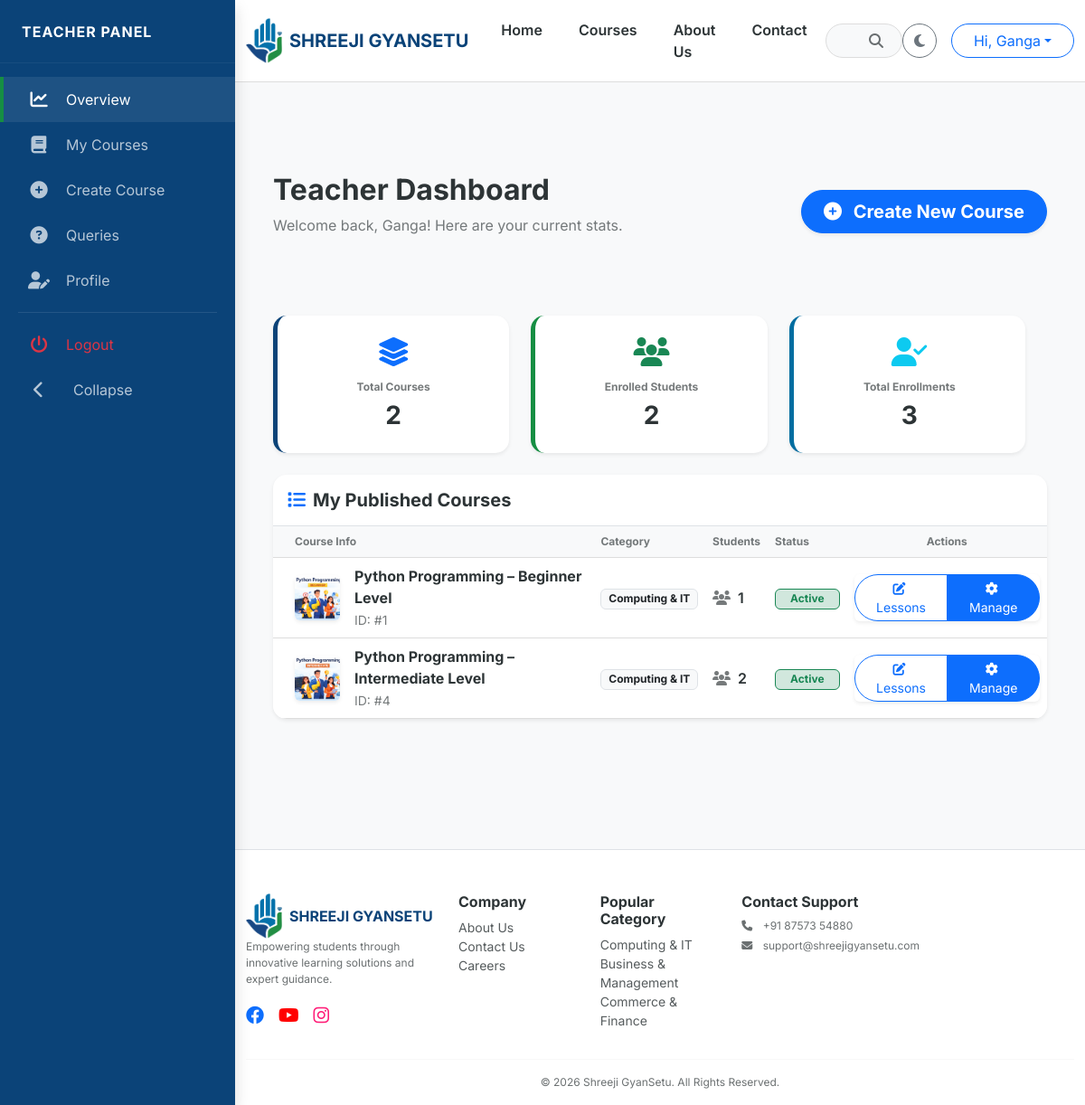
Page /dashboard/teacher/ (signed in) on the committed database.
### users/models.py (models this page shows, shortened)
class User(AbstractUser):
    class Role(models.TextChoices):
        ADMIN = "ADMIN", "Admin"
        TEACHER = "TEACHER", "Teacher"
        STUDENT = "STUDENT", "Student"
    role = models.CharField(max_length=10, choices=Role.choices, default=Role.STUDENT)
    phone_number = models.CharField(max_length=15, blank=True, null=True)
    profile_picture = models.ImageField(upload_to='profiles/', blank=True, null=True)

### courses/models.py (models this page shows, shortened)
class Course(models.Model):
    LEVEL_CHOICES = [('Beginner', 'Beginner'), ('Intermediate', 'Intermediate'), ('Advanced', 'Advanced')]
    master_category = models.ForeignKey(MasterCategory, on_delete=models.CASCADE, related_name='courses')
    title = models.CharField(max_length=200)
    slug = models.SlugField(unique=True, blank=True)
    thumbnail = models.ImageField(upload_to='course_thumbnails/')
    description = models.TextField()
    is_active = models.BooleanField(default=True)
    price = models.DecimalField(max_digits=10, decimal_places=2)
    discount_price = models.DecimalField(max_digits=10, decimal_places=2, null=True, blank=True)
    level = models.CharField(max_length=20, choices=LEVEL_CHOICES, default='Beginner')
    is_live = models.BooleanField(default=False)
    enrollment_count = models.PositiveIntegerField(default=0)
    created_at = models.DateTimeField(auto_now_add=True)
    teacher = models.ForeignKey(
        settings.AUTH_USER_MODEL,
        on_delete=models.SET_NULL,
        null=True,
        blank=True,
        limit_choices_to=Q(profile__user_type= 'Teacher') | Q(profile__user_type= 'Admin'),
        related_name='taught_courses',
    )
    students = models.ManyToManyField(
        settings.AUTH_USER_MODEL,
        related_name='enrolled_courses',
        blank=True,
        limit_choices_to=Q(profile__user_type= 'Student')
    )
    @property
    def enrollment_count(self):
        return self.students.count()
    class Meta:
        verbose_name_plural = "2. Courses"

class MasterCategory(models.Model):
    title = models.CharField(max_length=100)
    slug = models.SlugField(unique=True, blank=True)
    icon_class = models.CharField(max_length=50, default="fa-book")
    order = models.PositiveIntegerField(default=0)
    class Meta:
        verbose_name_plural = "1. Master Categories"
        ordering = ['order']

### courses/views.py (the view)
# urls.py: path('dashboard/teacher/', teacher_dashboard, name='teacher_dashboard'),
@login_required
def teacher_dashboard(request):
    profile = request.user.profile
    if profile.user_type != 'Teacher':
        return HttpResponseForbidden("Access Denied: Teachers Only")
    if not profile.is_approved:
        messages.warning(request, "Your account is pending admin approval. You cannot access the dashboard yet.")
        return redirect('home')
    my_courses = Course.objects.filter(teacher=request.user).annotate(num_students=Count('students'))
    unique_students_count = User.objects.filter(enrolled_courses__teacher=request.user).distinct().count()
    total_enrollments = sum(course.enrollment_count for course in my_courses)
    return render(request, 'courses/teacher_dashboard.html', {
        'my_course': my_courses,
        'total_courses': my_courses.count(),
        'unique_students': unique_students_count,
        'total_enrollments': total_enrollments,
    })

### templates/courses/teacher_dashboard.html (shortened to what this page needs)
{% extends 'base_sidebar.html' %}
{% block dashboard_content %}
  <div class="container-fluid">
    <div class="row">
      <div class="col-12 mb-4 d-flex justify-content-between align-items-center">
        <div>
          <h2 class="fw-bold" style="color: var(--text-dark);">Teacher Dashboard</h2>
          <p class="text-muted">Welcome back, {{ request.user.first_name }}! Here are your current stats.</p>
        </div>
        <a href="{% url 'upload_course' %}" class="btn btn-primary btn-lg shadow-sm fw-bold rounded-pill px-4"><i class="fas fa-plus-circle me-2"></i> Create New Course</a>
      </div>
      <div class="row g-4 mb-4">
        <div class="col-md-4">
          <div class="card border-0 shadow-sm p-4 text-center h-100" style="background: var(--card-bg); border-radius: 15px; border-left: 5px solid var(--primary-blue) !important;">
            <i class="fas fa-layer-group fa-2x text-primary mb-3"></i>
            <h6 class="text-muted small fw-bold">Total Courses</h6>
            <h3 class="fw-bold mb-0" style="color: var(--text-dark);">{{ total_courses }}</h3>
          </div>
        </div>
        <div class="col-md-4">
          <div class="card border-0 shadow-sm p-4 text-center h-100" style="background: var(--card-bg); border-radius: 15px; border-left: 5px solid var(--primary-green) !important;">
            <i class="fas fa-users fa-2x text-success mb-3"></i>
            <h6 class="text-muted small fw-bold">Enrolled Students</h6>
            <h3 class="fw-bold mb-0" style="color: var(--text-dark);">{{ unique_students }}</h3>
          </div>
        </div>
        <div class="col-md-4">
          <div class="card border-0 shadow-sm p-4 text-center h-100" style="background: var(--card-bg); border-radius: 15px; border-left: 5px solid var(--primary-cyan) !important;">
            <i class="fas fa-user-check fa-2x text-info mb-3"></i>
            <h6 class="text-muted small fw-bold">Total Enrollments</h6>
            <h3 class="fw-bold mb-0" style="color: var(--text-dark);">{{ total_enrollments }}</h3>
          </div>
        </div>
      </div>
      <div class="col-12" id="my-courses-section">
        <div class="card border-0 shadow-sm" style="background: var(--card-bg); border-radius: 15px; overflow: hidden;">
          <div class="card-header bg-transparent border-bottom py-3">
            <h5 class="fw-bold mb-0" style="color: var(--text-dark);"><i class="fas fa-list me-2 text-primary"></i>My Published Courses</h5>
          </div>
          <div class="table-responsive">
            <table class="table table-hover align-middle mb-0">
              <thead class="bg-light">
                <tr class="text-muted small">
                  <th class="ps-4">Course Info</th>
                  <th>Category</th>
                  <th>Students</th>
                  <th>Status</th>
                  <th class="text-center">Actions</th>
                </tr>
              </thead>
              <tbody>
                {% for course in my_course %}
                  <tr>
                    <td class="ps-4">
                      <div class="d-flex align-items-center">
                        <img src="{{ course.thumbnail.url }}" width="50" height="50" class="rounded me-3 shadow-sm" style="object-fit: cover;" />
                        <div>
                          <span class="fw-bold d-block" style="color: var(--text-dark);">{{ course.title }}</span>
                          <small class="text-muted">ID: #{{ course.id }}</small>
                        </div>
                      </div>
                    </td>
                    <td>
                      <span class="badge bg-light text-dark border">{{ course.master_category.title }}</span>
                    </td>
                    <td>
                      <div class="d-flex align-items-center">
                        <i class="fas fa-users me-2 text-muted"></i>
                        <span class="fw-semibold">{{ course.enrollment_count }}</span>
                      </div>
                    </td>
                    <td>
                      {% if course.is_active %}
                        <span class="badge bg-success-subtle text-success border border-success px-3">Active</span>
                      {% else %}
                        <span class="badge bg-warning-subtle text-warning border border-warning px-3">Draft</span>
                      {% endif %}
                    </td>
                    <td class="text-center">
                      <div class="btn-group shadow-sm">
                        <a href="{% url 'manage_curriculum' course.slug %}" class="btn btn-sm btn-outline-primary px-3 rounded-start-pill"><i class="fas fa-edit me-1"></i> Lessons</a>
                        <a href="{% url 'course_detail_edit' course.slug %}" class="btn btn-sm btn-primary px-3 rounded-end-pill"><i class="fas fa-cog me-1"></i> Manage</a>
                      </div>
                    </td>
                  </tr>
                {% endfor %}
              </tbody>
            </table>
          </div>
        </div>
      </div>
    </div>
  </div>
{% endblock %}

### templates/base.html (shortened to what this page needs)
<!DOCTYPE html>
<html lang="en" data-theme="light">
  <head>
    {% load static %}
    <link href="https://cdn.jsdelivr.net/npm/bootstrap@5.3.0/dist/css/bootstrap.min.css" rel="stylesheet" />
    <link rel="stylesheet" href="https://cdnjs.cloudflare.com/ajax/libs/font-awesome/6.4.0/css/all.min.css" />
    <link rel="stylesheet" href="{% static 'css/style.css' %}" />
  </head>
  <body>
    <nav class="navbar navbar-expand-lg sticky-top">
      <div class="container">
        <a class="navbar-brand d-flex align-items-center" href="/">
          <img src="{% static 'images/logo.png' %}" alt="Logo" height="50" class="me-2" />
          <span class="fw-bold">SHREEJI GYANSETU</span>
        </a>
        <div class="collapse navbar-collapse" id="mainNavbar">
          <ul class="navbar-nav mb-2 mb-lg-0 fw-semibold">
            <li class="nav-item">
              <a class="nav-link" href="/">Home</a>
            </li>
            <li class="nav-item">
              <a class="nav-link" href="{% url 'all_courses' %}">Courses</a>
            </li>
            <li class="nav-item">
              <a class="nav-link" href="{% url 'about_us' %}">About Us</a>
            </li>
            <li class="nav-item">
              <a class="nav-link" href="{% url 'contact_us' %}">Contact</a>
            </li>
          </ul>
          <form class="mx-auto d-none d-lg-flex position-relative" style="width: 25%;" action="{% url 'search' %}" method="GET">
            <input name="q" class="form-control rounded-pill ps-4 pe-5" type="search" placeholder="What do you want to learn?" value="{{ request.GET.q }}" style="background: var(--bg-light); color: var(--text-dark); border-color: var(--border-color);" />
            <button class="btn position-absolute end-0 top-50 translate-middle-y me-2" type="submit"><i class="fas fa-search"></i></button>
          </form>
          <div class="d-flex align-items-center gap-3">
            <button id="theme-toggle" class="btn btn-outline-secondary rounded-circle" onclick="toggleTheme()" title="Toggle Theme"><i class="fas fa-moon"></i></button>
            {% if user.is_authenticated %}
              <div class="dropdown">
                <button class="btn btn-outline-primary dropdown-toggle rounded-pill px-4" type="button" data-bs-toggle="dropdown">Hi, {{ user.first_name|default:user.username }}</button>
              </div>
            {% else %}
              <a href="{% url 'login' %}" class="btn btn-dark rounded-pill px-4">Login</a>
            {% endif %}
          </div>
        </div>
      </div>
    </nav>
    {% block content %}
    {% endblock %}
    <footer class="border-top pt-5 pb-3 mt-5" style="background-color: var(--card-bg);">
      <div class="container">
        <div class="row g-4">
          <div class="col-lg-3">
            <a class="navbar-brand d-flex align-items-center" href="/">
              <img src="{% static 'images/logo.png' %}" alt="Logo" height="50" class="me-2" />
              <span class="fw-bold">SHREEJI GYANSETU</span>
            </a>
            <p class="text-muted small">Empowering students through innovative learning solutions and expert guidance.</p>
            <div class="d-flex gap-3 fs-5 text-primary">
              <a href="https://www.facebook.com/shreejiFintech"><i class="fab fa-facebook"></i></a>
              <a href="https://www.youtube.com/@ShreejiFintech"><i class="fab fa-youtube" style="color: red"></i></a>
              <a href="https://www.instagram.com/shreejifintech/"><i class="fab fa-instagram" style="color: #ff1c77;"></i></a>
            </div>
          </div>
          <div class="col-6 col-md-3 col-lg-2">
            <h6 class="fw-bold">Company</h6>
            <ul class="list-unstyled small">
              <li>
                <a href="{% url 'about_us' %}" class="text-muted text-decoration-none">About Us</a>
              </li>
              <li>
                <a href="{% url 'contact_us' %}" class="text-muted text-decoration-none">Contact Us</a>
              </li>
              <li>
                <a href="#" class="text-muted text-decoration-none">Careers</a>
              </li>
            </ul>
          </div>
          <div class="col-6 col-md-3 col-lg-2">
            <h6 class="fw-bold">Popular Category</h6>
            <ul class="list-unstyled small">
              {% for cat in all_categories %}
                <li>
                  <a href="{% url 'category_detail' cat.slug %}" class="text-muted text-decoration-none">{{ cat.title }}</a>
                </li>
              {% endfor %}
            </ul>
          </div>
          <div class="col-lg-3">
            <h6 class="fw-bold">Contact Support</h6>
            <p class="small text-muted mb-1">
              <i class="fas fa-phone me-2"></i> +91 87573 54880
            </p>
            <p class="small text-muted">
              <i class="fas fa-envelope me-2"></i> support@shreejigyansetu.com
            </p>
          </div>
        </div>
        <hr />
        <div class="text-center text-muted small">&copy; 2026 Shreeji GyanSetu. All Rights Reserved.</div>
      </div>
    </footer>
  </body>
</html>

### rows in the picture
User: first_name "Ganga", user.first_name "Ganga"
Course: thumbnail (picture), title "Python Programming – Beginner Level", id "1", master_category "Computing & IT", enrollment_count "1", is_active "Active"
Course: thumbnail (picture), title "Python Programming – Intermediate Level", id "4", master_category "Computing & IT", enrollment_count "2", is_active "Active"
MasterCategory: title "Computing & IT"
MasterCategory: title "Business & Management"
MasterCategory: title "Commerce & Finance"

### other values in the picture
{{ total_courses }} "2"
{{ unique_students }} "2"
{{ total_enrollments }} "3"
